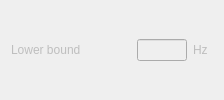
                    <widget class="QWidget" name="widget_stabTolFrequency_lowerBound_SSI" native="true">
                     <property name="sizePolicy">
                      <sizepolicy hsizetype="Fixed" vsizetype="Fixed">
                       <horstretch>0</horstretch>
                       <verstretch>0</verstretch>
                      </sizepolicy>
                     </property>
                     <property name="minimumSize">
                      <size>
                       <width>100</width>
                       <height>0</height>
                      </size>
                     </property>
                     <layout class="QHBoxLayout" name="horizontalLayout_31">
                      <property name="topMargin">
                       <number>0</number>
                      </property>
                      <property name="bottomMargin">
                       <number>0</number>
                      </property>
                      <item>
                       <widget class="QLabel" name="label_stabTolFrequency_lowerBound_SSI">
                        <property name="enabled">
                         <bool>false</bool>
                        </property>
                        <property name="sizePolicy">
                         <sizepolicy hsizetype="Fixed" vsizetype="Fixed">
                          <horstretch>0</horstretch>
                          <verstretch>0</verstretch>
                         </sizepolicy>
                        </property>
                        <property name="minimumSize">
                         <size>
                          <width>120</width>
                          <height>0</height>
                         </size>
                        </property>
                        <property name="toolTip">
                         <string/>
                        </property>
                        <property name="toolTipDuration">
                         <number>0</number>
                        </property>
                        <property name="text">
                         <string>Lower bound</string>
                        </property>
                        <property name="alignment">
                         <set>Qt::AlignJustify|Qt::AlignVCenter</set>
                        </property>
                       </widget>
                      </item>
                      <item alignment="Qt::AlignLeft">
                       <widget class="QLineEdit" name="lineEdit_stabTolFrequency_lowerBound_SSI">
                        <property name="enabled">
                         <bool>false</bool>
                        </property>
                        <property name="sizePolicy">
                         <sizepolicy hsizetype="Fixed" vsizetype="Fixed">
                          <horstretch>0</horstretch>
                          <verstretch>0</verstretch>
                         </sizepolicy>
                        </property>
                        <property name="minimumSize">
                         <size>
                          <width>30</width>
                          <height>0</height>
                         </size>
                        </property>
                        <property name="maximumSize">
                         <size>
                          <width>50</width>
                          <height>16777215</height>
                         </size>
                        </property>
                        <property name="maxLength">
                         <number>8</number>
                        </property>
                       </widget>
                      </item>
                      <item alignment="Qt::AlignLeft">
                       <widget class="QLabel" name="label_stabTolFrequency_lowerBoundUnits_SSI">
                        <property name="enabled">
                         <bool>false</bool>
                        </property>
                        <property name="sizePolicy">
                         <sizepolicy hsizetype="Fixed" vsizetype="Fixed">
                          <horstretch>0</horstretch>
                          <verstretch>0</verstretch>
                         </sizepolicy>
                        </property>
                        <property name="minimumSize">
                         <size>
                          <width>20</width>
                          <height>0</height>
                         </size>
                        </property>
                        <property name="text">
                         <string>Hz</string>
                        </property>
                       </widget>
                      </item>
                     </layout>
                    </widget>
